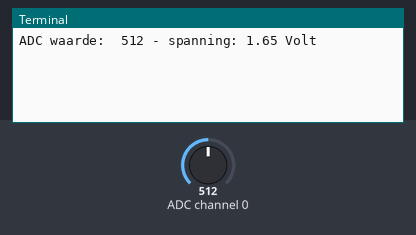
Bench run of a program on a simulated Raspberry Pi (BCM pin numbers). On the bench: the last lines printed to the terminal. The test bench sets the inputs (shaded band); at power-on: ADC channel 0 = 512 (analog values on the 0–1023 scale). No MQTT or app messages arrive unless stated.

Above: at 1.2 s.
1.3 s: ADC channel 0 set to 0
At 2.8 s:
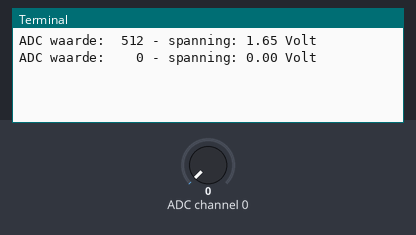
4.2 s: ADC channel 0 set to 18
At 5.7 s:
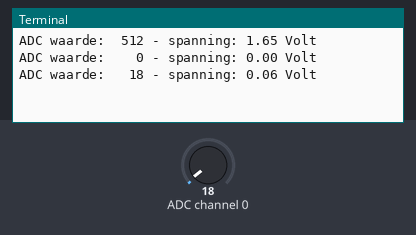
7.1 s: ADC channel 0 set to 1023
At 10.3 s:
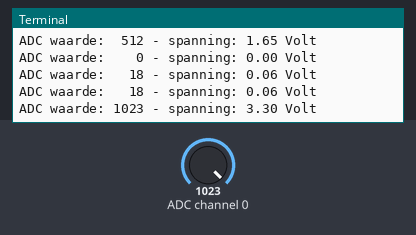

The program:

Read_MCP3008_CH0_to_MQTT.py
```python
# uitlezen van een LDR mbv MCP3008 op channel 0 (CH3)
# en doorsturen naar Node-Red via MQTT
#
# MCP3008      RPi       LDR
# n°  pin   gpio pin     pin
# ==========================
# 16  VDD        3V3
# 15  Vref       3V3
# 14  Agnd       GND
# 13  SCLK   11  SPSCLK
# 12  MISO    9  SPMISO
# 11  MOSI   10  SPMOSI
# 10  CE      8  SPICE0
#  9  Dgnd       GND
# ==========================
#  1  CH0    ----------   x
# ==========================

import spidev
import time
import paho.mqtt.publish as publish

SPI_BUS=0
SPI_CE0=0           # CE0
MAX_FREQ=1000000    # 1 MHz
VREF=3.3            # V
MAX_VAL=(2**10)-1   # 10bit ADC
HOST = "broker.hivemq.com"

sp0=None

# functie om analoge waarde op te halen van de MCP3008 channel (0-7)
def read_spi(sp=sp0, channel=0):
    # 3 bytes versturen van RPi MOSI naar MCP3008 DIN:
    # byte 1: b00000001 : start byte
    # byte 2: b1cccxxxx : 1=single channel mode + ccc=bitwaarde van channel (0-7)
    # byte 3: bxxxxxxxx : niet relevante byte
    mosi = [1, (8+channel)<<4, 0]
    miso = sp.xfer2(mosi)
    # 3 byte antwoord op RPi MISO van MCP3008 DOUT:
    # byte 1: bxxxxxxxx : niet relevante byte
    # byte 2: bxxxxx0ii : bit 8 en bit 9 van 10bit antwoord
    # byte 3: biiiiiiii : bit 0 tem bit 7 van 10bit antwoord
    data = ((miso[1] & 3)<<8) + miso[2]
    return data

try:
    # aanmaken sp object (spi)
    sp0 = spidev.SpiDev()
    sp0.open(SPI_BUS, SPI_CE0)  # slave 0
    sp0.max_speed_hz = MAX_FREQ # 1MHz

    while True:
        # uitlezen channel 0 van MCP3008
        waarde = read_spi(sp=sp0, channel=0)

        # omrekenen naar juiste spanning
        spanning = waarde / MAX_VAL * VREF

        # debug info
        print('ADC waarde: %4d - spanning: %.2f Volt'%(waarde, spanning))

        # Versturen van data met MQTT,
        # 1ste param = topic
        # 2de param = data
        # 3de param = broker
        publish.single("frankv16/LDRval1", spanning, hostname=HOST)

        # wachten
        time.sleep(2)

except KeyboardInterrupt as E:
    print('Programma gestopt met Ctrl-C')

finally:
    if sp0 is not None:
        sp0.close()
```

Measured:
- after the input at 1.3 s, the terminal: prints a new line after 0.90 s (image 1)
- after the input at 4.2 s, the terminal: prints a new line after 0.20 s (image 2)
- after the input at 7.1 s, the terminal: prints a new line after 1.7 s (image 3)
